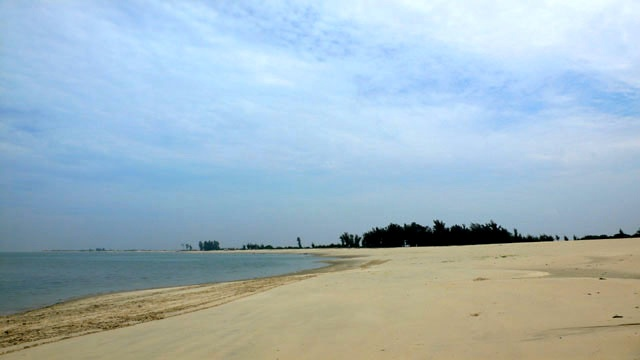
#> input picture image processing/Perspective transformation/test112.jpg, 640 x 360 px
$ python 'Perspective transformation2.py'
#> lines starting #> are read from the running program, lines starting #| are printed output that depends on the picture
import cv2
import numpy as np
fn="test112.jpg"
img=cv2.imread(fn)
#> img is the input picture: shape (360, 640, 3); mean B, G, R 192, 181.7, 160.6
w=img.shape[1]
#> w = 640
h=img.shape[0]
#> h = 360
#得到透射变换矩阵
src=np.array([[0,0],[w-1,0],[w-1,h-1],[0,h-1]], dtype = np.float32)
#> src = [[0, 0], [639, 0], [639, 359], [0, 359]]
dst=np.array([[w*0.08,h*0.01],[w*0.8,h*0.25],[w*0.8,h*0.9],[w*0.05,h*0.8]],dtype = np.float32)
transform_matrix=cv2.getPerspectiveTransform(src,dst)
print (transform_matrix)
#| [[ 8.98634886e-01 -5.70473560e-02  5.12000008e+01]
#|  [ 1.66413868e-01  7.60111420e-01  3.59999990e+00]
#|  [ 3.46695559e-04 -1.11420617e-04  1.00000000e+00]]
#透射变换完成变形
newimg=cv2.warpPerspective(img,transform_matrix,(w,h))
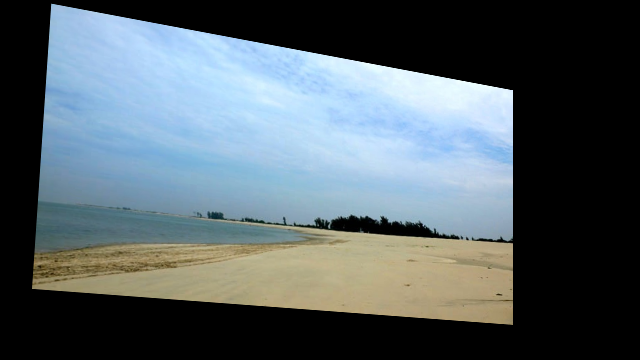
#> newimg: shape (360, 640, 3); mean B, G, R 101.3, 95.7, 84.1
cv2.imshow('preview',newimg)

cv2.waitKey()
cv2.destroyAllWindows()
